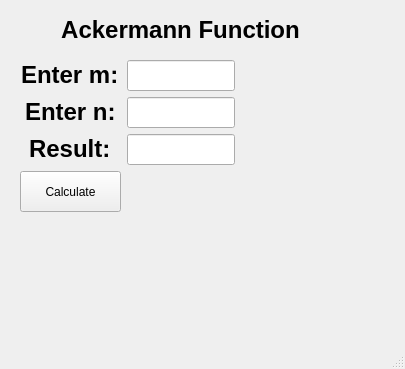
<?xml version="1.0" encoding="UTF-8"?>
<ui version="4.0">
 <class>MainWindow</class>
 <widget class="QMainWindow" name="MainWindow">
  <property name="geometry">
   <rect>
    <x>0</x>
    <y>0</y>
    <width>405</width>
    <height>369</height>
   </rect>
  </property>
  <property name="windowTitle">
   <string>MainWindow</string>
  </property>
  <widget class="QWidget" name="centralwidget">
   <widget class="QWidget" name="formLayoutWidget">
    <property name="geometry">
     <rect>
      <x>20</x>
      <y>60</y>
      <width>311</width>
      <height>181</height>
     </rect>
    </property>
    <layout class="QFormLayout" name="formLayout">
     <property name="sizeConstraint">
      <enum>QLayout::SetFixedSize</enum>
     </property>
     <property name="labelAlignment">
      <set>Qt::AlignCenter</set>
     </property>
     <item row="0" column="0">
      <widget class="QLabel" name="label">
       <property name="text">
        <string>&lt;html&gt;&lt;head/&gt;&lt;body&gt;&lt;p&gt;&lt;span style=&quot; font-size:18pt; font-weight:700;&quot;&gt;Enter m:&lt;/span&gt;&lt;/p&gt;&lt;/body&gt;&lt;/html&gt;</string>
       </property>
       <property name="textFormat">
        <enum>Qt::RichText</enum>
       </property>
      </widget>
     </item>
     <item row="0" column="1">
      <widget class="QLineEdit" name="lineEdit_m">
       <property name="minimumSize">
        <size>
         <width>0</width>
         <height>31</height>
        </size>
       </property>
      </widget>
     </item>
     <item row="1" column="1">
      <widget class="QLineEdit" name="lineEdit_n">
       <property name="minimumSize">
        <size>
         <width>0</width>
         <height>31</height>
        </size>
       </property>
      </widget>
     </item>
     <item row="1" column="0">
      <widget class="QLabel" name="label_2">
       <property name="text">
        <string>&lt;html&gt;&lt;head/&gt;&lt;body&gt;&lt;p&gt;&lt;span style=&quot; font-size:18pt; font-weight:700;&quot;&gt;Enter n:&lt;/span&gt;&lt;/p&gt;&lt;/body&gt;&lt;/html&gt;</string>
       </property>
       <property name="textFormat">
        <enum>Qt::RichText</enum>
       </property>
      </widget>
     </item>
     <item row="2" column="0">
      <widget class="QLabel" name="label_3">
       <property name="text">
        <string>&lt;html&gt;&lt;head/&gt;&lt;body&gt;&lt;p&gt;&lt;span style=&quot; font-size:18pt; font-weight:700;&quot;&gt;Result:&lt;/span&gt;&lt;/p&gt;&lt;/body&gt;&lt;/html&gt;</string>
       </property>
       <property name="textFormat">
        <enum>Qt::RichText</enum>
       </property>
      </widget>
     </item>
     <item row="2" column="1">
      <widget class="QLineEdit" name="lineEdit_Result">
       <property name="minimumSize">
        <size>
         <width>0</width>
         <height>31</height>
        </size>
       </property>
       <property name="alignment">
        <set>Qt::AlignLeading|Qt::AlignLeft|Qt::AlignVCenter</set>
       </property>
       <property name="readOnly">
        <bool>true</bool>
       </property>
      </widget>
     </item>
     <item row="3" column="0">
      <widget class="QPushButton" name="pushButton">
       <property name="minimumSize">
        <size>
         <width>101</width>
         <height>41</height>
        </size>
       </property>
       <property name="text">
        <string>Calculate</string>
       </property>
      </widget>
     </item>
    </layout>
   </widget>
   <widget class="QLabel" name="label_4">
    <property name="geometry">
     <rect>
      <x>60</x>
      <y>10</y>
      <width>241</width>
      <height>41</height>
     </rect>
    </property>
    <property name="text">
     <string>&lt;html&gt;&lt;head/&gt;&lt;body&gt;&lt;p align=&quot;center&quot;&gt;&lt;span style=&quot; font-size:18pt; font-weight:700;&quot;&gt;Ackermann Function&lt;/span&gt;&lt;/p&gt;&lt;/body&gt;&lt;/html&gt;</string>
    </property>
   </widget>
  </widget>
  <widget class="QMenuBar" name="menubar">
   <property name="geometry">
    <rect>
     <x>0</x>
     <y>0</y>
     <width>405</width>
     <height>36</height>
    </rect>
   </property>
  </widget>
  <widget class="QStatusBar" name="statusbar"/>
 </widget>
 <resources/>
 <connections/>
</ui>
